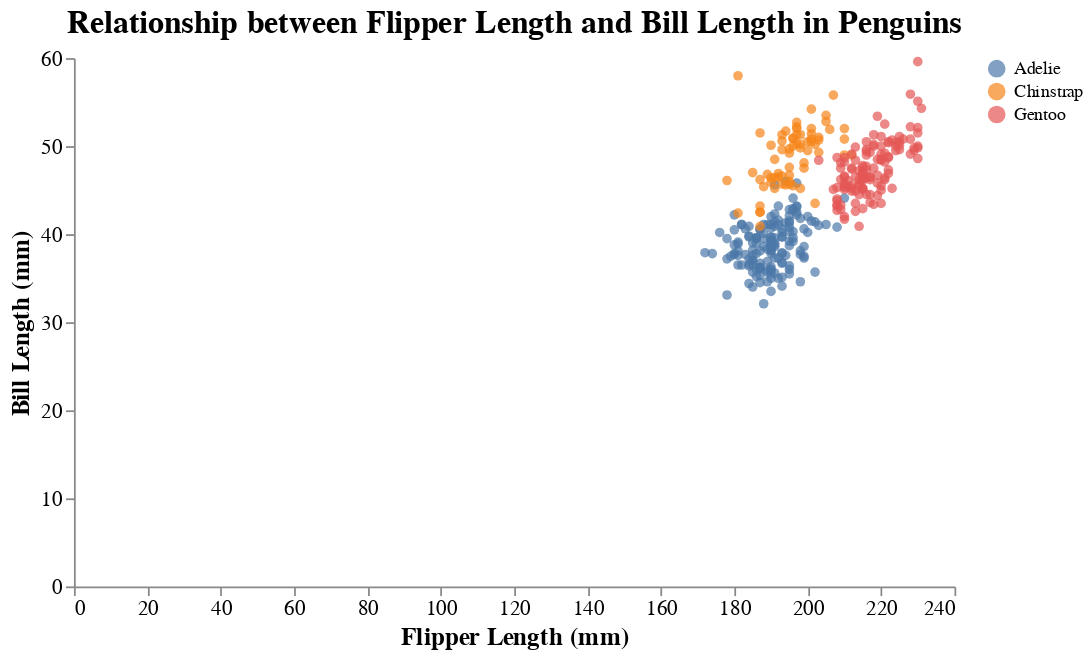

The code cell stored with this chart in its notebook:
### Code cell
import altair as alt
import seaborn as sns

# Load the Penguins dataset
penguins = sns.load_dataset('penguins')

# Declare the visualization in Altair
scatter_plot = (
    alt.Chart(penguins)  # Initiate a Chart object, passing the 'penguins' dataset to it.
    .mark_circle()  # Specify the type of mark to use in the visualization, in this case, circles for a scatter plot.
    .encode(  # Define the encoding channels to map data columns to visual properties.
        x=alt.X( 
            'flipper_length_mm', # Map the 'flipper_length_mm' column to the x-axis.
            # scale=alt.Scale(domain=[160, 240]), # Set the range of the x-axis.
            title='Flipper Length (mm)',  # Set a beautiful title for the x-axis.
            axis=alt.Axis(labels=True, ticks=True, labelFontSize=12, titleFontSize=14)  # Customize the appearance of the x-axis.
            ),  
        y=alt.Y(
            'bill_length_mm', # Map the 'bill_length_mm' column to the y-axis.
            # scale=alt.Scale(domain=[30, 60]), # Set the range of the y-axis.
            title='Bill Length (mm)',  # Set a beautiful title for the y-axis.
            axis=alt.Axis(labels=True, ticks=True, labelFontSize=12, titleFontSize=14)  # Customize the appearance of the y-axis.
            ),
        color='species'  # Map the 'species' column to the color of the marks.
    ).properties(  # Set additional properties for the visualization.
         title=alt.TitleParams(  # Set the title of the visualization with a TitleParams object.
            text='Relationship between Flipper Length and Bill Length in Penguins', # Set the text of the title.
            fontSize=18  # Increase the font size of the title.
        ),
        width=500,  # Set the width of the visualization.
        height=300,  # Set the height of the visualization.
    )
    .configure_axis(
        grid=False, # remove grid lines
        labelFontSize=12, # increase font size of axis labels
        titleFontSize=14 # increase font size of axis title
        ) 
    .configure_view(
        strokeWidth=0, # remove edges
        )
    # improve the legend
    .configure_legend(
        title=None, # remove the title of the legend
        orient='right', # place the legend at the right side of the visualization       
    )
)

# Display the visualization
scatter_plot

### Figure 1 — Vega-Lite specification as saved in the notebook (floating-point values rounded to 4 significant figures; data arrays with more than 128 entries replaced by an {"elided": "..."} marker saying what was removed)
{"config": {"view": {"continuousWidth": 300, "continuousHeight": 300, "strokeWidth": 0}, "axis": {"grid": false, "labelFontSize": 12, "titleFontSize": 14}, "legend": {"orient": "right", "title": null}}, "data": {"name": "data-6503fb4fbd21ca2400956d2086879525"}, "mark": {"type": "circle"}, "encoding": {"color": {"field": "species", "type": "nominal"}, "x": {"axis": {"labelFontSize": 12, "labels": true, "ticks": true, "titleFontSize": 14}, "field": "flipper_length_mm", "title": "Flipper Length (mm)", "type": "quantitative"}, "y": {"axis": {"labelFontSize": 12, "labels": true, "ticks": true, "titleFontSize": 14}, "field": "bill_length_mm", "title": "Bill Length (mm)", "type": "quantitative"}}, "height": 300, "title": {"text": "Relationship between Flipper Length and Bill Length in Penguins", "fontSize": 18}, "width": 500, "$schema": "https://vega.github.io/schema/vega-lite/v5.15.1.json", "datasets": {"data-6503fb4fbd21ca2400956d2086879525": {"elided": "344 records"}}}
